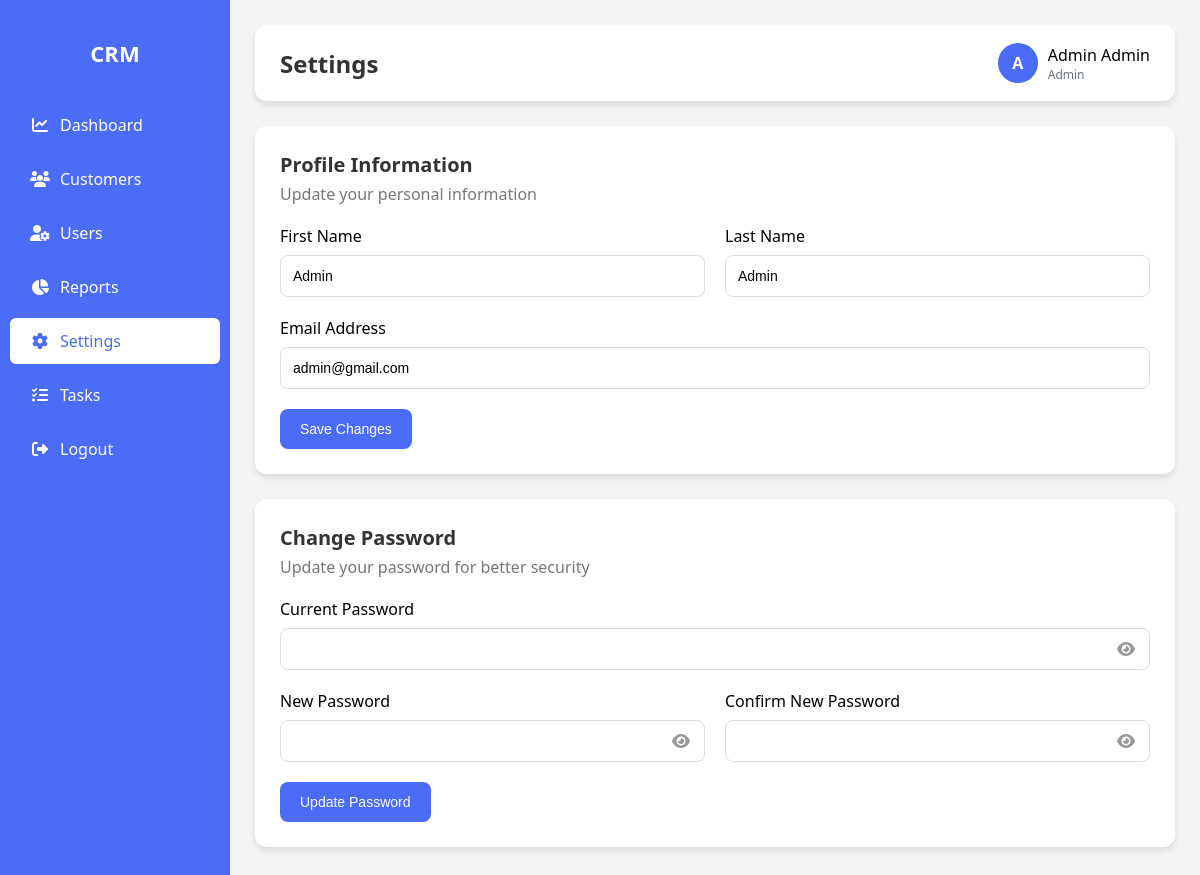
/settings.php (signed in), run on the app's committed database.
### tables this page shows
CREATE TABLE `users` (
  `id` int(11) NOT NULL,
  `name` varchar(100) NOT NULL,
  `email` varchar(100) NOT NULL,
  `password` varchar(255) NOT NULL,
  `role` enum('admin','user') DEFAULT 'user',
  `created_at` timestamp NOT NULL DEFAULT current_timestamp(),
  `updated_at` timestamp NOT NULL DEFAULT current_timestamp() ON UPDATE current_timestamp()
);

### functions.php (called while the page is built, shortened)
<?php
function getUserDetails($user_id) {
    global $conn;
    $sql = "SELECT * FROM users WHERE id = ?";
    $stmt = $conn->prepare($sql);
    $stmt->bind_param("i", $user_id);
    $stmt->execute();
    $result = $stmt->get_result();
    if ($result->num_rows > 0) {
        $user = $result->fetch_assoc();
        $name_parts = explode(' ', $user['name'], 2);
        $user['first_name'] = $name_parts[0] ?? '';
        $user['last_name'] = $name_parts[1] ?? '';
        return $user;
    }
    return null;
}
?>

### settings.php (the view, shortened to what this page needs)
<?php
include 'config.php';
include 'functions.php';
$user_id = $_SESSION['user_id'];
$user = getUserDetails($user_id);
$role = $user['role'];
$user_name = $user['name'];
if ($_SERVER['REQUEST_METHOD'] === 'POST') {
    if (isset($_POST['update_profile'])) {
        $profile_data = [
            'first_name' => $_POST['first_name'] ?? '',
            'last_name' => $_POST['last_name'] ?? '',
            'email' => $_POST['email'] ?? '',
            'bio' => $_POST['bio'] ?? ''
        ];
        if (updateUserProfile($user_id, $profile_data)) {
            $success_message = "Profile updated successfully!";
            $_SESSION['name'] = trim($profile_data['first_name'] . ' ' . $profile_data['last_name']);
            $user_name = $_SESSION['name'];
        } else {
            $error_message = "Failed to update profile.";
        }
    }
    if (isset($_POST['update_password'])) {
        if (($_POST['new_password'] ?? '') !== ($_POST['confirm_password'] ?? '')) {
            $error_message = "New passwords do not match.";
        } else {
            if (updatePassword($user_id, $_POST['current_password'] ?? '', $_POST['new_password'] ?? '')) {
                $success_message = "Password updated successfully!";
            } else {
                $error_message = "Failed to update password. Please check your current password.";
            }
        }
    }
    $user_details = getUserDetails($user_id);
} else {
    $user_details = $user;
}
$name_parts = explode(' ', $user_details['name'] ?? '');
$first_name = $name_parts[0] ?? '';
$last_name = implode(' ', array_slice($name_parts, 1)) ?? '';
?>
<!DOCTYPE html>
<html lang="en">
<head>
    <link rel="stylesheet" href="https://cdnjs.cloudflare.com/ajax/libs/font-awesome/6.4.0/css/all.min.css">
</head>
<body>
    <?php include 'sidebar.php'; ?>
    <div class="main-content">
        <div class="header">
            <h2>Settings</h2>
            <div class="header-actions">
                <div class="user-profile">
                    <div class="user-avatar"><?= strtoupper(substr($user_name, 0, 1)); ?></div>
                    <div>
                        <div style="font-weight: 500;"><?= htmlspecialchars($user_name); ?></div>
                        <div style="font-size: 12px; color: var(--secondary);"><?= ucfirst($role); ?></div>
                    </div>
                </div>
            </div>
        </div>
        <div class="card">
            <div class="card-header">
                <h2>Profile Information</h2>
                <p>Update your personal information</p>
            </div>
            <form method="POST">
                <div class="form-row">
                    <div class="form-group">
                        <label for="firstName">First Name</label>
                        <input type="text" id="firstName" name="first_name" value="<?= htmlspecialchars($first_name); ?>" required>
                    </div>
                    <div class="form-group">
                        <label for="lastName">Last Name</label>
                        <input type="text" id="lastName" name="last_name" value="<?= htmlspecialchars($last_name); ?>" required>
                    </div>
                </div>
                <div class="form-group">
                    <label for="email">Email Address</label>
                    <input type="email" id="email" name="email" value="<?= htmlspecialchars($user_details['email'] ?? ''); ?>" required>
                </div>
                <button type="submit" class="btn-primary">Save Changes</button>
            </form>
        </div>
        <div class="card">
            <div class="card-header">
                <h2>Change Password</h2>
                <p>Update your password for better security</p>
            </div>
            <form method="POST">
                <div class="form-group">
                    <label for="currentPassword">Current Password</label>
                    <div class="password-wrapper">
                        <input type="password" id="currentPassword" name="current_password" required>
                        <i class="fas fa-eye toggle-password"></i>
                    </div>
                </div>
                <div class="form-row">
                    <div class="form-group">
                        <label for="newPassword">New Password</label>
                         <div class="password-wrapper">
                            <input type="password" id="newPassword" name="new_password" required>
                            <i class="fas fa-eye toggle-password"></i>
                        </div>
                    </div>
                    <div class="form-group">
                        <label for="confirmPassword">Confirm New Password</label>
                        <div class="password-wrapper">
                            <input type="password" id="confirmPassword" name="confirm_password" required>
                            <i class="fas fa-eye toggle-password"></i>
                        </div>
                    </div>
                </div>
                <button type="submit" class="btn-primary">Update Password</button>
            </form>
        </div>
    </div>
</body>
</html>

### settings.php (style rules this page uses)
:root { --primary: #4361ee; --secondary: #6c757d; --success: #28a745; --danger: #dc3545; --border-radius: 8px; --box-shadow: 0 4px 6px rgba(0, 0, 0, 0.1); }
.header { background: white; padding: 18px 25px; border-radius: var(--border-radius); box-shadow: var(--box-shadow); margin-bottom: 25px; display: flex; justify-content: space-between; align-items: center; }
.header h2 { margin: 0; font-size: 24px; color: #333; }
.header-actions { display: flex; align-items: center; gap: 15px; }
.user-profile { display: flex; align-items: center; gap: 10px; }
.user-avatar { width: 40px; height: 40px; border-radius: 50%; background: var(--primary); color: white; display: flex; justify-content: center; align-items: center; font-weight: bold; }
.card { background: white; padding: 25px; border-radius: var(--border-radius); box-shadow: var(--box-shadow); margin-bottom: 25px; }
.card-header { margin-bottom: 20px; }
.card-header h2 { margin: 0 0 5px 0; font-size: 20px; color: #333; }
.card-header p { margin: 0; color: #777; }
.form-row { display: grid; grid-template-columns: 1fr 1fr; gap: 20px; }
.form-group { margin-bottom: 20px; }
.form-group label { display: block; margin-bottom: 8px; font-weight: 500; }
.form-group input { width: 100%; padding: 12px; border: 1px solid #ddd; border-radius: 8px; font-size: 14px; box-sizing: border-box; }
.password-wrapper { position: relative; display: flex; align-items: center; }
.password-wrapper input { padding-right: 40px; }
.toggle-password { position: absolute; right: 15px; top: 50%; transform: translateY(-50%); cursor: pointer; color: #999; }
.btn-primary { background-color: var(--primary); color: white; border: none; cursor: pointer; padding: 12px 20px; border-radius: 8px; font-size: 14px; font-weight: 500; }

### sidebar.php (style rules this page uses)
:root { --primary: #4a6cf7; --primary-dark: #3a5ad9; --secondary: #6c757d; --success: #28a745; --warning: #ffc107; --danger: #dc3545; --light: #f8f9fa; --dark: #343a40; --sidebar-width: 230px; --border-radius: 12px; --box-shadow: 0 4px 6px rgba(0, 0, 0, 0.1); --transition: all 0.3s ease; }
body { margin: 0; font-family: 'Segoe UI', Tahoma, Geneva, Verdana, sans-serif; display: flex; min-height: 100vh; background: #f3f4f6; }
.main-content { flex: 1; overflow-y: auto; padding: 25px; }

### data on the page
users: name "A", name "Admin Admin", role "Admin", first_name "Admin", last_name "Admin", email "admin@gmail.com"
